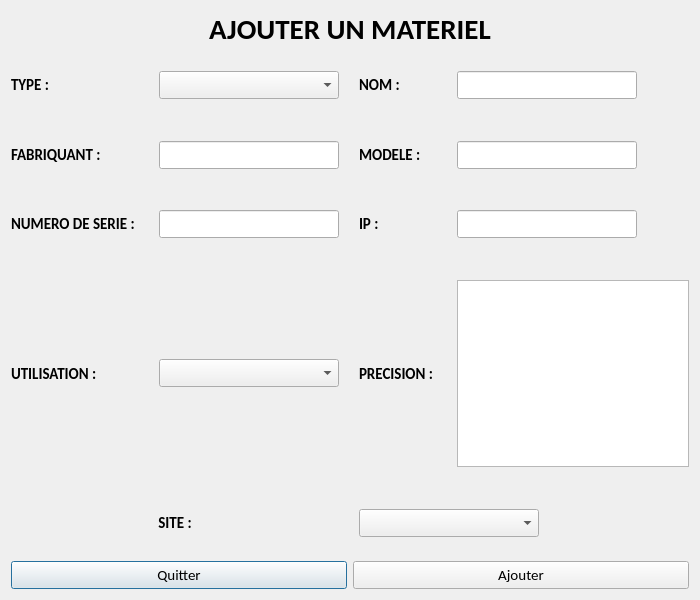
<?xml version="1.0" encoding="UTF-8"?>
<ui version="4.0">
 <class>AjoutDevice</class>
 <widget class="QDialog" name="AjoutDevice">
  <property name="geometry">
   <rect>
    <x>0</x>
    <y>0</y>
    <width>700</width>
    <height>600</height>
   </rect>
  </property>
  <property name="minimumSize">
   <size>
    <width>700</width>
    <height>600</height>
   </size>
  </property>
  <property name="font">
   <font>
    <family>Calibri</family>
    <pointsize>11</pointsize>
   </font>
  </property>
  <property name="windowTitle">
   <string>Ajouter un materiel</string>
  </property>
  <layout class="QVBoxLayout" name="verticalLayout">
   <item>
    <widget class="QLabel" name="labelAjoutDevice">
     <property name="font">
      <font>
       <pointsize>22</pointsize>
       <weight>75</weight>
       <bold>true</bold>
      </font>
     </property>
     <property name="text">
      <string>AJOUTER UN MATERIEL</string>
     </property>
     <property name="alignment">
      <set>Qt::AlignCenter</set>
     </property>
    </widget>
   </item>
   <item>
    <spacer name="verticalSpacer_4">
     <property name="orientation">
      <enum>Qt::Vertical</enum>
     </property>
     <property name="sizeHint" stdset="0">
      <size>
       <width>20</width>
       <height>40</height>
      </size>
     </property>
    </spacer>
   </item>
   <item>
    <layout class="QGridLayout" name="gridLayout">
     <property name="horizontalSpacing">
      <number>20</number>
     </property>
     <item row="6" column="3">
      <widget class="QTextEdit" name="precisionAjout"/>
     </item>
     <item row="6" column="0">
      <widget class="QLabel" name="utilisatationlabel">
       <property name="font">
        <font>
         <weight>75</weight>
         <bold>true</bold>
        </font>
       </property>
       <property name="text">
        <string>UTILISATION :</string>
       </property>
      </widget>
     </item>
     <item row="4" column="3">
      <widget class="QLineEdit" name="IPAjout">
       <property name="maximumSize">
        <size>
         <width>180</width>
         <height>16777215</height>
        </size>
       </property>
      </widget>
     </item>
     <item row="0" column="1">
      <widget class="QComboBox" name="typeAjout">
       <property name="minimumSize">
        <size>
         <width>180</width>
         <height>0</height>
        </size>
       </property>
       <property name="maximumSize">
        <size>
         <width>180</width>
         <height>16777215</height>
        </size>
       </property>
      </widget>
     </item>
     <item row="2" column="1">
      <widget class="QLineEdit" name="fabriquantAjout">
       <property name="maximumSize">
        <size>
         <width>180</width>
         <height>16777215</height>
        </size>
       </property>
      </widget>
     </item>
     <item row="8" column="2" colspan="2">
      <widget class="QComboBox" name="siteAjout">
       <property name="minimumSize">
        <size>
         <width>180</width>
         <height>0</height>
        </size>
       </property>
       <property name="maximumSize">
        <size>
         <width>180</width>
         <height>16777215</height>
        </size>
       </property>
      </widget>
     </item>
     <item row="8" column="0" colspan="2">
      <widget class="QLabel" name="labelsite">
       <property name="font">
        <font>
         <weight>75</weight>
         <bold>true</bold>
        </font>
       </property>
       <property name="layoutDirection">
        <enum>Qt::LeftToRight</enum>
       </property>
       <property name="text">
        <string>SITE :</string>
       </property>
       <property name="alignment">
        <set>Qt::AlignCenter</set>
       </property>
      </widget>
     </item>
     <item row="0" column="3">
      <widget class="QLineEdit" name="nomAjout">
       <property name="maximumSize">
        <size>
         <width>180</width>
         <height>16777215</height>
        </size>
       </property>
      </widget>
     </item>
     <item row="4" column="0">
      <widget class="QLabel" name="labelSN">
       <property name="font">
        <font>
         <weight>75</weight>
         <bold>true</bold>
        </font>
       </property>
       <property name="frameShape">
        <enum>QFrame::NoFrame</enum>
       </property>
       <property name="text">
        <string>NUMERO DE SERIE : </string>
       </property>
      </widget>
     </item>
     <item row="4" column="1">
      <widget class="QLineEdit" name="SNAjout">
       <property name="maximumSize">
        <size>
         <width>180</width>
         <height>16777215</height>
        </size>
       </property>
      </widget>
     </item>
     <item row="2" column="3">
      <widget class="QLineEdit" name="modeleAjout">
       <property name="maximumSize">
        <size>
         <width>180</width>
         <height>16777215</height>
        </size>
       </property>
      </widget>
     </item>
     <item row="0" column="0">
      <widget class="QLabel" name="labelType">
       <property name="font">
        <font>
         <weight>75</weight>
         <bold>true</bold>
        </font>
       </property>
       <property name="text">
        <string>TYPE : </string>
       </property>
      </widget>
     </item>
     <item row="6" column="1">
      <widget class="QComboBox" name="utilisationAjout">
       <property name="minimumSize">
        <size>
         <width>180</width>
         <height>0</height>
        </size>
       </property>
       <property name="maximumSize">
        <size>
         <width>180</width>
         <height>16777215</height>
        </size>
       </property>
      </widget>
     </item>
     <item row="0" column="2">
      <widget class="QLabel" name="labelNom">
       <property name="minimumSize">
        <size>
         <width>20</width>
         <height>0</height>
        </size>
       </property>
       <property name="font">
        <font>
         <weight>75</weight>
         <bold>true</bold>
        </font>
       </property>
       <property name="text">
        <string>NOM :</string>
       </property>
      </widget>
     </item>
     <item row="2" column="0">
      <widget class="QLabel" name="labelFabriquant">
       <property name="font">
        <font>
         <weight>75</weight>
         <bold>true</bold>
        </font>
       </property>
       <property name="text">
        <string>FABRIQUANT : </string>
       </property>
      </widget>
     </item>
     <item row="3" column="1">
      <spacer name="verticalSpacer_2">
       <property name="orientation">
        <enum>Qt::Vertical</enum>
       </property>
       <property name="sizeHint" stdset="0">
        <size>
         <width>20</width>
         <height>40</height>
        </size>
       </property>
      </spacer>
     </item>
     <item row="4" column="2">
      <widget class="QLabel" name="labelMarque_3">
       <property name="font">
        <font>
         <weight>75</weight>
         <bold>true</bold>
        </font>
       </property>
       <property name="text">
        <string>IP :</string>
       </property>
      </widget>
     </item>
     <item row="1" column="1">
      <spacer name="verticalSpacer">
       <property name="orientation">
        <enum>Qt::Vertical</enum>
       </property>
       <property name="sizeHint" stdset="0">
        <size>
         <width>20</width>
         <height>40</height>
        </size>
       </property>
      </spacer>
     </item>
     <item row="5" column="1">
      <spacer name="verticalSpacer_3">
       <property name="orientation">
        <enum>Qt::Vertical</enum>
       </property>
       <property name="sizeHint" stdset="0">
        <size>
         <width>20</width>
         <height>40</height>
        </size>
       </property>
      </spacer>
     </item>
     <item row="2" column="2">
      <widget class="QLabel" name="labelMarque">
       <property name="font">
        <font>
         <weight>75</weight>
         <bold>true</bold>
        </font>
       </property>
       <property name="text">
        <string>MODELE :</string>
       </property>
      </widget>
     </item>
     <item row="6" column="2">
      <widget class="QLabel" name="precisionlabel">
       <property name="font">
        <font>
         <weight>75</weight>
         <bold>true</bold>
        </font>
       </property>
       <property name="text">
        <string>PRECISION : </string>
       </property>
      </widget>
     </item>
     <item row="7" column="1">
      <spacer name="verticalSpacer_6">
       <property name="orientation">
        <enum>Qt::Vertical</enum>
       </property>
       <property name="sizeHint" stdset="0">
        <size>
         <width>20</width>
         <height>40</height>
        </size>
       </property>
      </spacer>
     </item>
    </layout>
   </item>
   <item>
    <spacer name="verticalSpacer_5">
     <property name="orientation">
      <enum>Qt::Vertical</enum>
     </property>
     <property name="sizeHint" stdset="0">
      <size>
       <width>20</width>
       <height>40</height>
      </size>
     </property>
    </spacer>
   </item>
   <item>
    <layout class="QHBoxLayout" name="horizontalLayout_5">
     <item>
      <widget class="QPushButton" name="quitter">
       <property name="text">
        <string>Quitter</string>
       </property>
      </widget>
     </item>
     <item>
      <widget class="QPushButton" name="ajouter">
       <property name="minimumSize">
        <size>
         <width>0</width>
         <height>0</height>
        </size>
       </property>
       <property name="text">
        <string>Ajouter</string>
       </property>
      </widget>
     </item>
    </layout>
   </item>
  </layout>
 </widget>
 <resources/>
 <connections/>
</ui>
